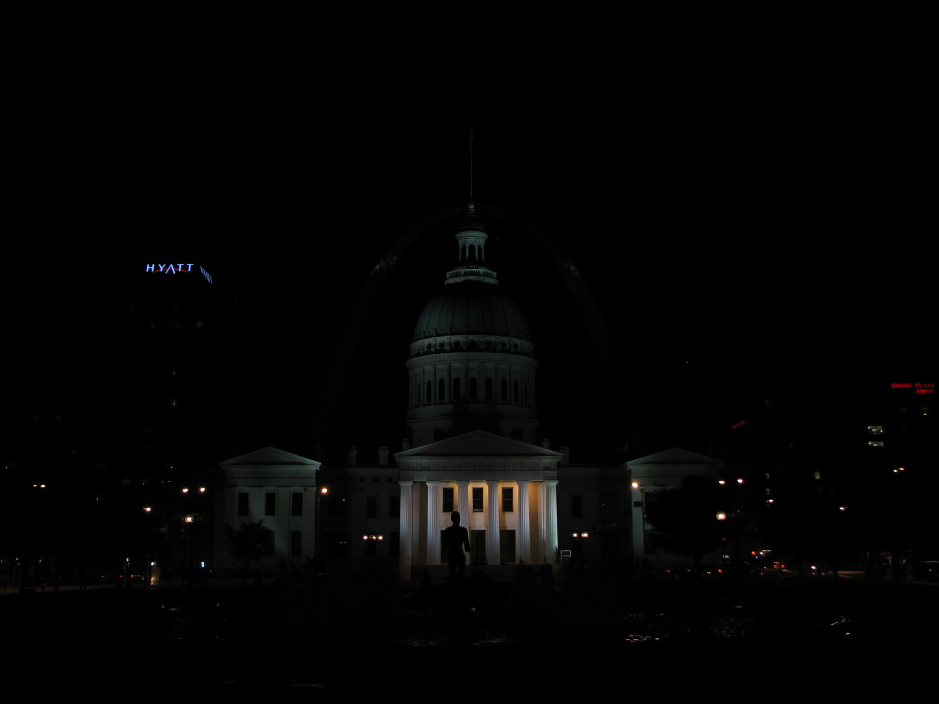
#> input picture 09_HDR/import/img_0.033.jpg, 2816 x 2112 px (shown at 1/3 size)
$ python _init.py
#> lines starting #> are read from the running program, lines starting #| are printed output that depends on the picture
### 09_HDR/A_capture_multi_explosures.py
import cv2
import numpy as np
import matplotlib.pyplot as plt


def readImagesAndTimes():
    # List of file names
    filenames = ["import/img_0.033.jpg", "import/img_0.25.jpg", "import/img_2.5.jpg", "import/img_15.jpg"]

    # List of exposure times
    times = np.array([1 / 30.0, 0.25, 2.5, 15.0], dtype=np.float32)

    # Read images
    images = []
    for filename in filenames:
        im = cv2.imread(filename)
#> im is the input picture: shape (2112, 2816, 3); mean B, G, R 3.4, 3.7, 3.7
        im = cv2.cvtColor(im, cv2.COLOR_BGR2RGB)
        images.append(im)

    return images, times

### 09_HDR/C_estimate_camera_response_function.py
import cv2
import numpy as np
import matplotlib.pyplot as plt


def estimate_camera_response_function(images, times):
    # Find Camera Response Function (CRF)
    calibrateDebevec = cv2.createCalibrateDebevec()
    responseDebevec = calibrateDebevec.process(images, times)

    # Plot CRF
    x = np.arange(256, dtype=np.uint8)
    y = np.squeeze(responseDebevec)

    ax = plt.figure(figsize=(30, 10))
    plt.title("Debevec Inverse Camera Response Function", fontsize=24)
    plt.xlabel("Measured Pixel Value", fontsize=22)
    plt.ylabel("Calibrated Intensity", fontsize=22)
    plt.xlim([0, 260])
    plt.grid()
    plt.plot(x, y[:, 0], "r", x, y[:, 1], "g", x, y[:, 2], "b")
    plt.show()
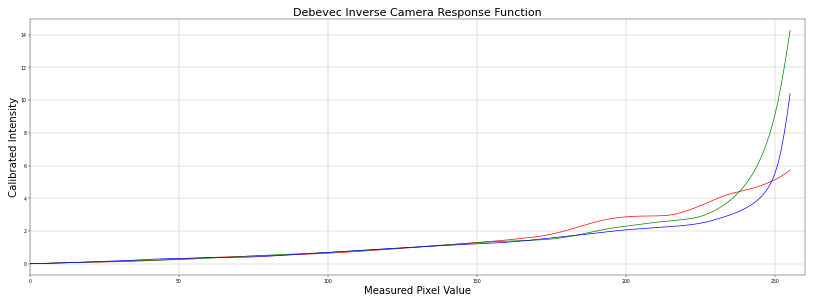
#> figure drawn by matplotlib, 1 panel; curve peaks at x = 255, y = 5.73; curve peaks at x = 255, y = 14.27; curve peaks at x = 255, y = 10.4

    return images, times, responseDebevec
    # image_opencv = cv2.cvtColor(np.array(ax), cv2.COLOR_RGB2BGR)

### 09_HDR/D_merge_exposure_into_HDR_image.py
import cv2
import numpy as np
import matplotlib.pyplot as plt


def merge_images(images, times, responseDebevec):
    # Merge images into an HDR linear image
    mergeDebevec = cv2.createMergeDebevec()
    hdrDebevec = mergeDebevec.process(images, times, responseDebevec)
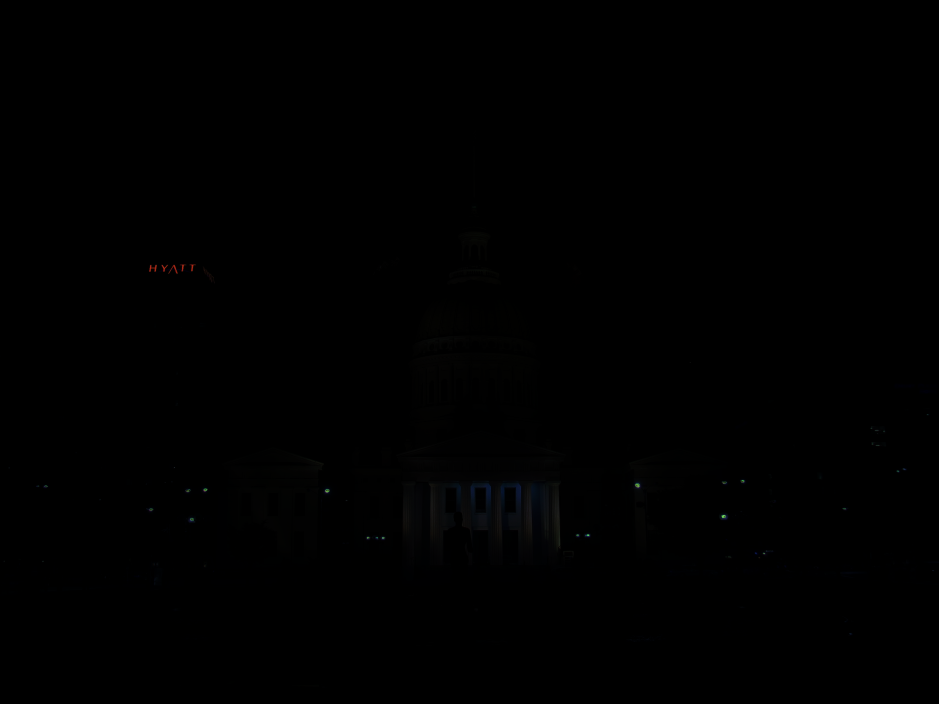
#> hdrDebevec: shape (2112, 2816, 3) float32 (shown at 1/3 size); mean of channels 0, 1, 2 0.7, 0.7, 0.6; drawn with min black and max white

    return hdrDebevec

### 09_HDR/E_tonnemapping.py
import cv2
import numpy as np
import matplotlib.pyplot as plt


def tonnemapping(hdrDebevec):
    # Tonemap using Drago's method to obtain 24-bit color image
    print("Tonemaping using Drago's method ... ")
    tonemapDrago = cv2.createTonemapDrago(1.0, 0.7)
    ldrDrago = tonemapDrago.process(hdrDebevec)
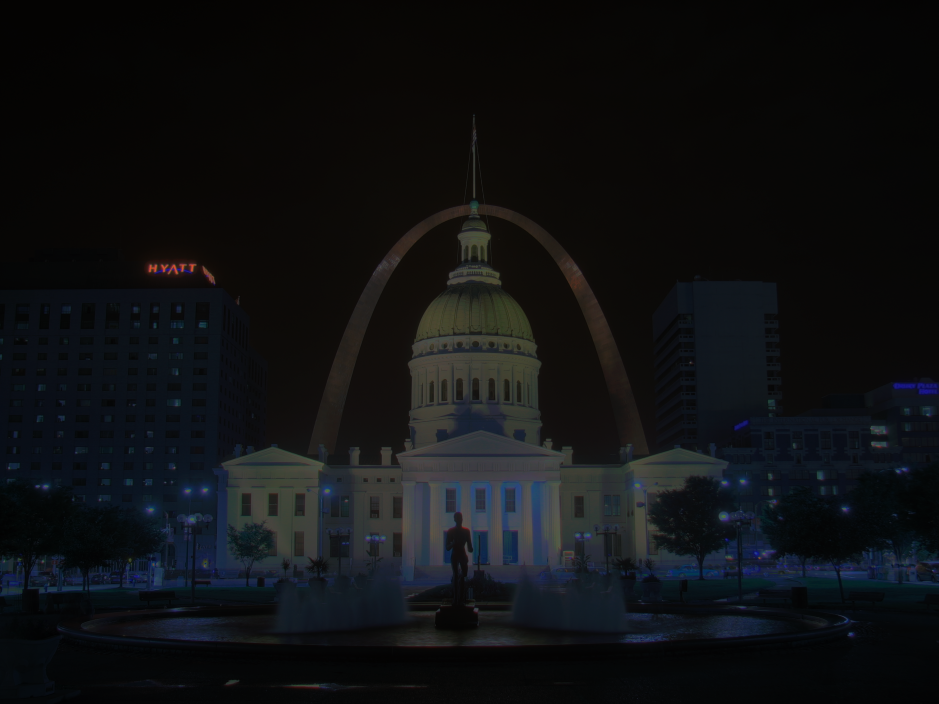
#> ldrDrago: shape (2112, 2816, 3) float32 (shown at 1/3 size); mean of channels 0, 1, 2 0.076, 0.0689, 0.0636; drawn with min black and max white
    ldrDrago = 3 * ldrDrago

    plt.title("Tonemap using Drago's method", fontsize=24)
    plt.figure(figsize=(20, 10));plt.imshow(np.clip(ldrDrago, 0, 1));plt.axis("off")

    cv2.imwrite("ldr-Drago.jpg", ldrDrago * 255)
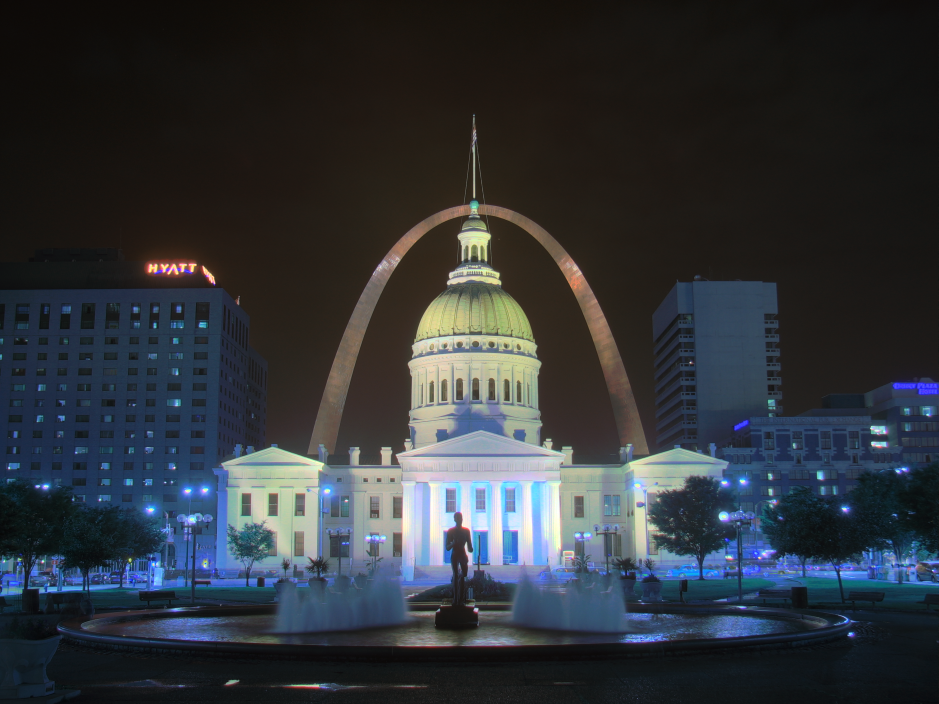
#> saved as ldr-Drago.jpg: shape (2112, 2816, 3) (shown at 1/3 size); mean B, G, R 57.6, 52.5, 48.1
    print("saved ldr-Drago.jpg")

    # Tonemap using Reinhard's method to obtain 24-bit color image
    print("Tonemaping using Reinhard's method ... ")
    tonemapReinhard = cv2.createTonemapReinhard(1.5, 0, 0, 0)
    ldrReinhard = tonemapReinhard.process(hdrDebevec)
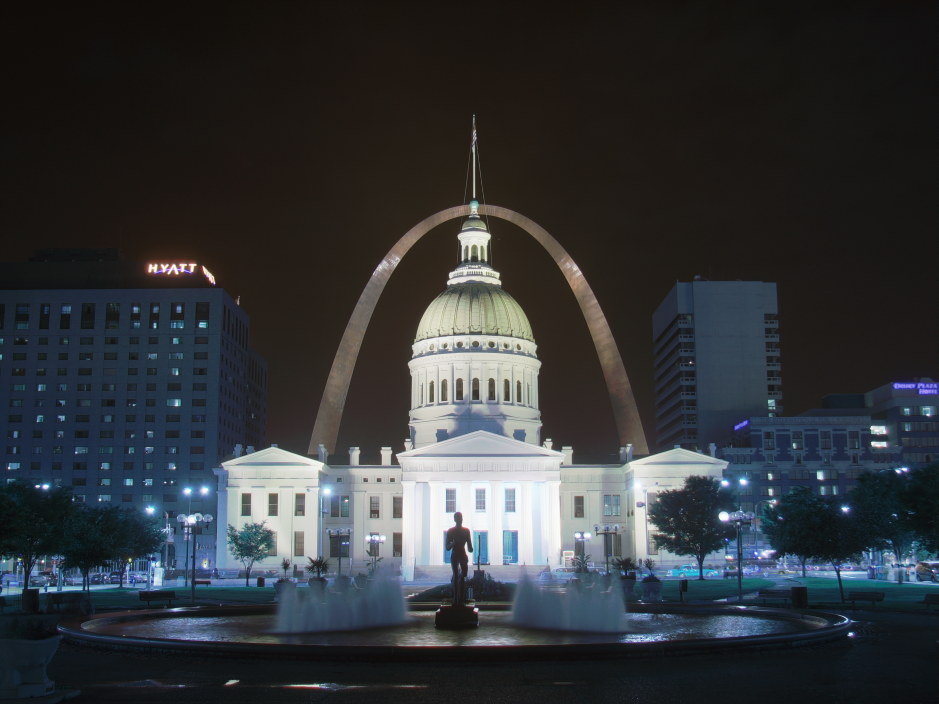
#> ldrReinhard: shape (2112, 2816, 3) float32 (shown at 1/3 size); mean of channels 0, 1, 2 0.227, 0.216, 0.204; drawn as B, G, R

    plt.title("Tonemap using Reinhard's method", fontsize=24)
    plt.figure(figsize=(20, 10));plt.imshow(np.clip(ldrReinhard, 0, 1));plt.axis("off")

    cv2.imwrite("ldr-Reinhard.jpg", ldrReinhard * 255)
    print("saved ldr-Reinhard.jpg")

    # Tonemap using Mantiuk's method to obtain 24-bit color image
    print("Tonemaping using Mantiuk's method ... ")
    tonemapMantiuk = cv2.createTonemapMantiuk(2.2, 0.85, 1.2)
    ldrMantiuk = tonemapMantiuk.process(hdrDebevec)
#> ldrMantiuk: shape (2112, 2816, 3) float32; 0% of the values are NaN or infinite; the others: min 0.000699, max 1, mean 0.068
    ldrMantiuk = 3 * ldrMantiuk
#> ldrMantiuk: shape (2112, 2816, 3) float32; 0% of the values are NaN or infinite; the others: min 0.0021, max 3, mean 0.204

    plt.title("Tonemap using Mantiuk's method", fontsize=24)
    plt.figure(figsize=(20, 10));plt.imshow(np.clip(ldrMantiuk, 0, 1));plt.axis("off")

    cv2.imwrite("ldr-Mantiuk.jpg", ldrMantiuk * 255)
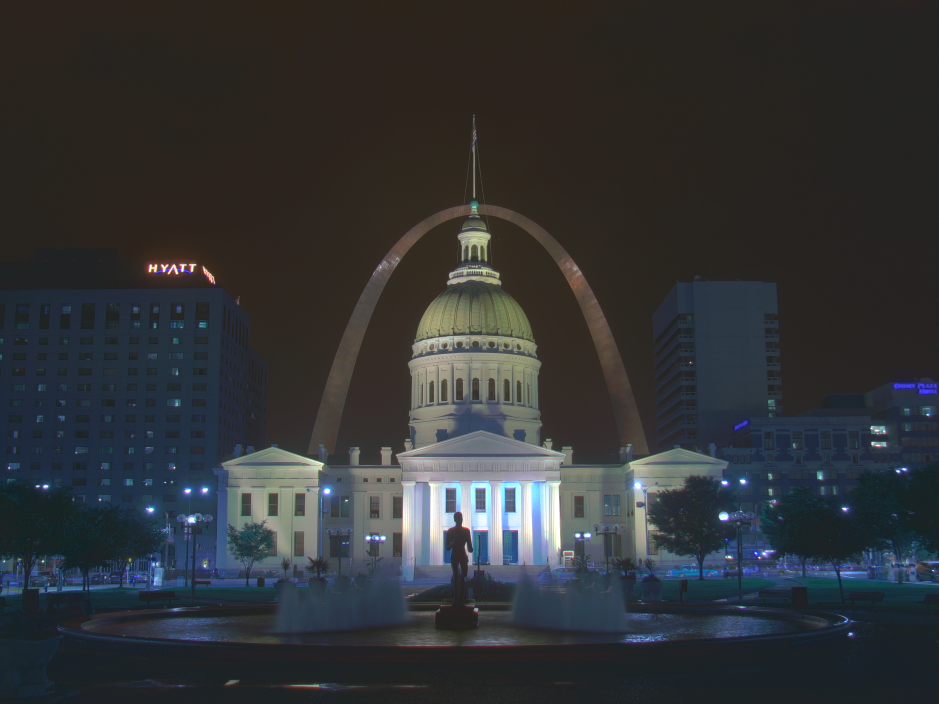
#> saved as ldr-Mantiuk.jpg: shape (2112, 2816, 3) (shown at 1/3 size); mean B, G, R 54.1, 51.9, 49.7
    print("saved ldr-Mantiuk.jpg")

### 09_HDR/B_align_images.py
import cv2
import numpy as np
import matplotlib.pyplot as plt
import A_capture_multi_explosures


def align_images():
    # Read images and exposure times
    images, times = A_capture_multi_explosures.readImagesAndTimes()

    # Align Images
    alignMTB = cv2.createAlignMTB()
    alignMTB.process(images, images)

    return images, times

### 09_HDR/_init.py
import os
import cv2
import numpy as np
import matplotlib.pyplot as plt

from zipfile import ZipFile
from urllib.request import urlretrieve

import A_capture_multi_explosures
import B_align_images
import C_estimate_camera_response_function
import D_merge_exposure_into_HDR_image
import E_tonnemapping

def download_and_unzip(url, save_path):
    print(f"Downloading and extracting assests....", end="")

    # Downloading zip file using urllib package.
    urlretrieve(url, save_path)

    try:
        # Extracting zip file using the zipfile package.
        with ZipFile(save_path) as z:
            # Extract ZIP file contents in the same directory.
            z.extractall(os.path.split(save_path)[0])

        print("Done")

    except Exception as e:
        print("\nInvalid file.", e)


URL = r"https://www.dropbox.com/s/qa1hsyxt66pvj02/opencv_bootcamp_assets_NB10.zip?dl=1"

asset_zip_path = os.path.join(os.getcwd(), "import/opencv_bootcamp_assets_NB10.zip")

# Download if assest ZIP does not exists.
if not os.path.exists(asset_zip_path):
    download_and_unzip(URL, asset_zip_path)


images, times = B_align_images.align_images()
images, times, responseDebevec = C_estimate_camera_response_function.estimate_camera_response_function(images, times)
hdrDebevec = D_merge_exposure_into_HDR_image.merge_images(images, times, responseDebevec)
E_tonnemapping.tonnemapping(hdrDebevec)
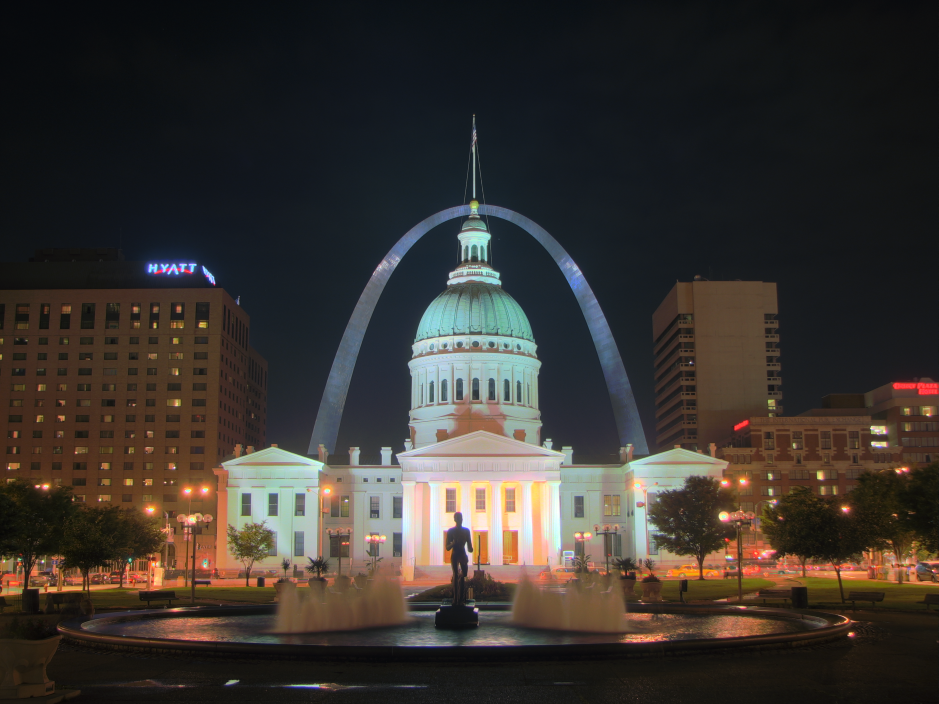
#> shown: shape (2112, 2816, 3) float32 (shown at 1/3 size); mean R, G, B 0.228, 0.208, 0.189
